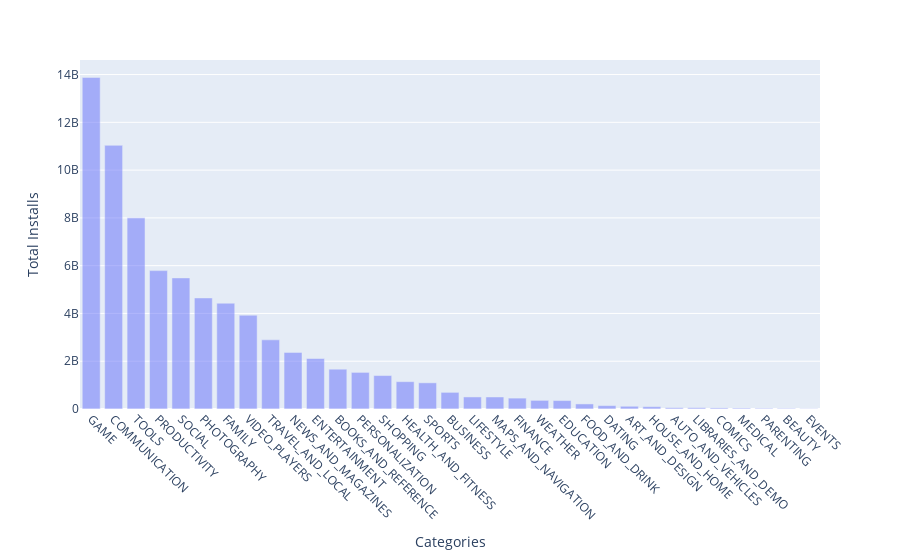

Source (notebook cell):
### Code cell
import plotly.express as px

sorted_df = categories.sort_values('Total_Installs', ascending=False)

fig = px.bar(sorted_df, x = 'Category', y='Total_Installs', barmode='overlay')
fig.update_xaxes(tickangle = 45, title_text = 'Categories')
fig.update_yaxes(title_text = 'Total Installs')

fig.show()

### Figure 1 — Plotly figure (JSON) as saved in the notebook; plotly's stock layout.template omitted (floating-point values rounded to 4 significant figures)
{"data": [{"alignmentgroup": "True", "hovertemplate": "Category=%{x}<br>Total_Installs=%{y}<extra></extra>", "legendgroup": "", "marker": {"color": "#636efa", "opacity": 0.5, "pattern": {"shape": ""}}, "name": "", "offsetgroup": "", "orientation": "v", "showlegend": false, "textposition": "auto", "type": "bar", "x": ["GAME", "COMMUNICATION", "TOOLS", "PRODUCTIVITY", "SOCIAL", "PHOTOGRAPHY", "FAMILY", "VIDEO_PLAYERS", "TRAVEL_AND_LOCAL", "NEWS_AND_MAGAZINES", "ENTERTAINMENT", "BOOKS_AND_REFERENCE", "PERSONALIZATION", "SHOPPING", "HEALTH_AND_FITNESS", "SPORTS", "BUSINESS", "LIFESTYLE", "MAPS_AND_NAVIGATION", "FINANCE", "WEATHER", "EDUCATION", "FOOD_AND_DRINK", "DATING", "ART_AND_DESIGN", "HOUSE_AND_HOME", "AUTO_AND_VEHICLES", "LIBRARIES_AND_DEMO", "COMICS", "MEDICAL", "PARENTING", "BEAUTY", "EVENTS"], "xaxis": "x", "y": [13878924415, 11038276251, 8001771915, 5793091369, 5487867902, 4649147655, 4427941505, 3926902720, 2894887146, 2369217760, 2113660000, 1665969576, 1532494782, 1400348785, 1144022512, 1096474498, 697164865, 503823539, 503281890, 455348734, 361100520, 352952000, 211798751, 140926107, 114338100, 97212461, 53130211, 52995910, 44981150, 38193177, 31521110, 27197050, 15973161], "yaxis": "y"}], "layout": {"barmode": "overlay", "legend": {"tracegroupgap": 0}, "margin": {"t": 60}, "xaxis": {"anchor": "y", "domain": [0, 1], "tickangle": 45, "title": {"text": "Categories"}}, "yaxis": {"anchor": "x", "domain": [0, 1], "title": {"text": "Total Installs"}}}}
